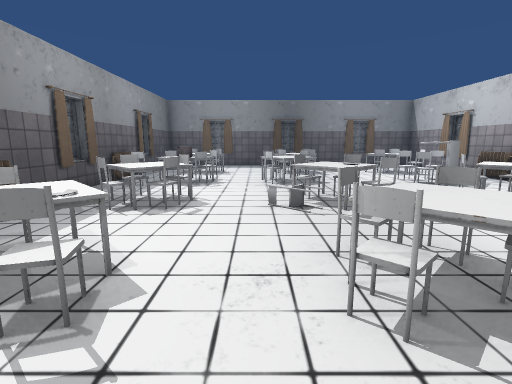
View 1 (above)

12 first-person views from a walk through a Unity game level. The camera is 1.3 m above the floor, tilts 10° down and sees 85° across. Doors are open. The floor is counted in squares, 1 m on a side. Each view is taken from the middle of a square. On the plan, view 1 faces up. The plan holds only what a view shows up to about 13 squares ahead; the rest is blank. The place goes on beyond the plan. Some surface patterns are stand-ins.

View 2
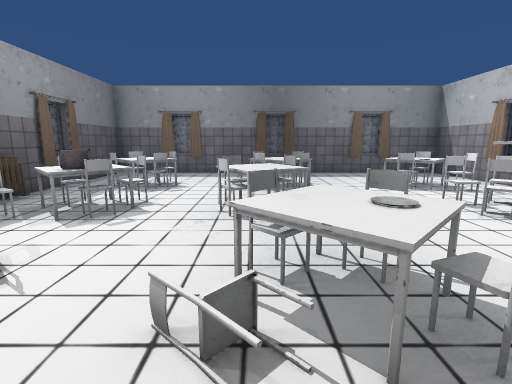

View 3
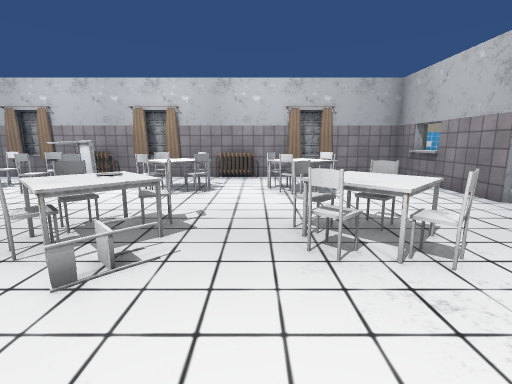

View 4
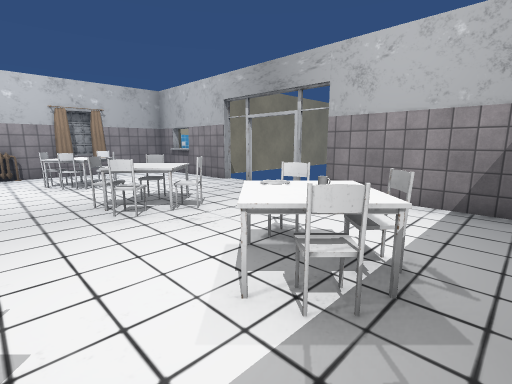

View 5
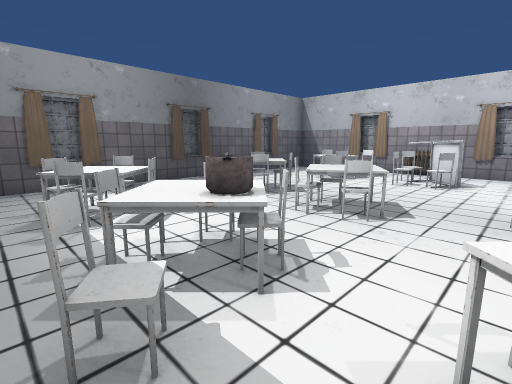

View 6
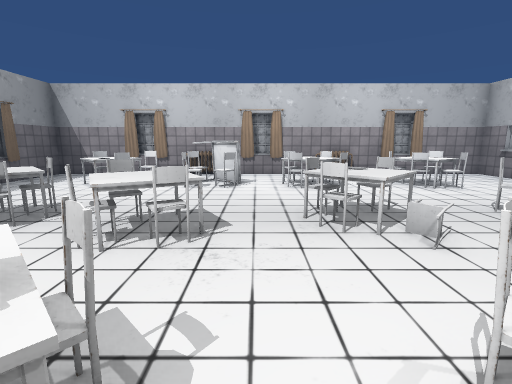

View 7
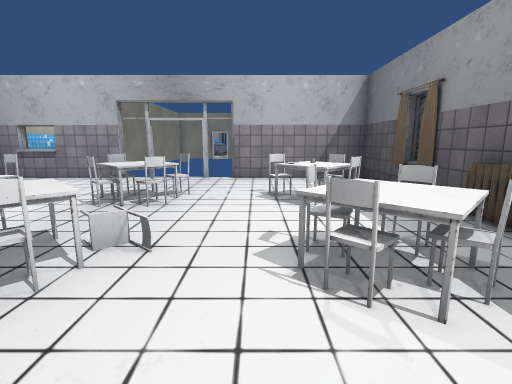

View 8
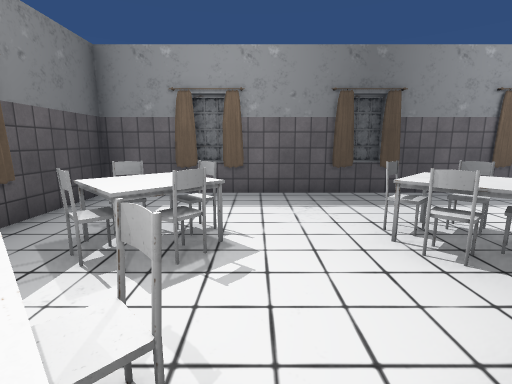

View 9
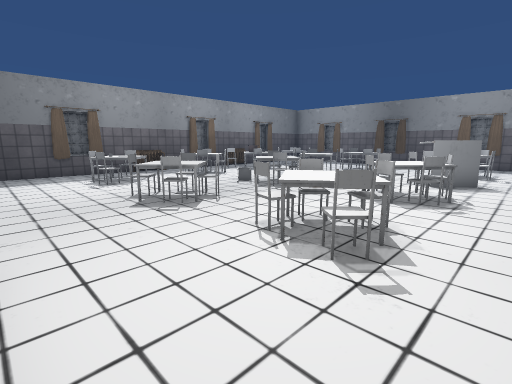

View 10
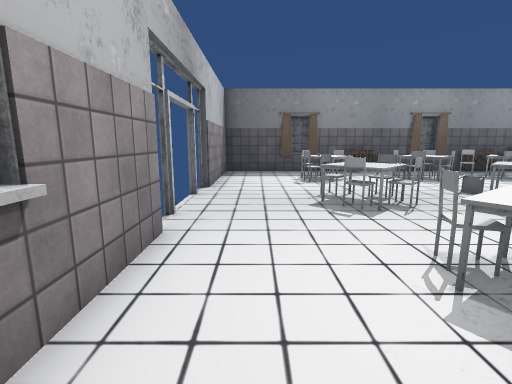

View 11
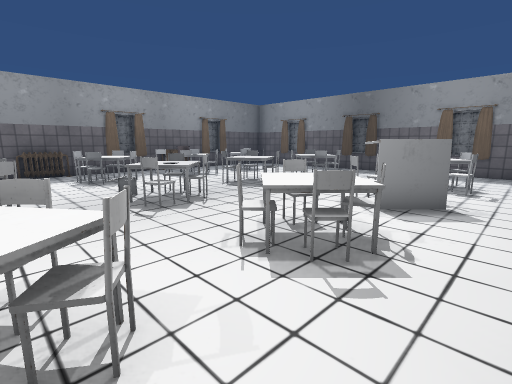

View 12
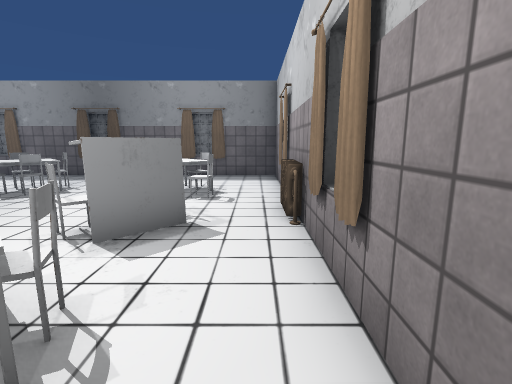

### Floor plan
Points are (right, up) in squares from view 1. A wall is a line through its corners. A room is listed if a view was taken in it or the views show most of it. See-through windows are left out.
Room 1 (views 1, 2, 3, 4, 5, 6, 7, 8, 9, 10, 11, 12)
walls: (8.6, 6.9) (8.8, 7.3); (8.6, 8) (8.4, 8.4); (8.6, 8.1) (8.7, 8.4) (8.6, 8.6); (8.8, 6.9) (8.5, 7.4); (-4.7, 8.7) (-4.9, 8.2); (-5, 7.5) (-4.8, 7.2) (-4.9, 6.9); (-4.9, 8.7) (-4.7, 8.2); (9.1, 7.4) (9.1, 8.2); (-5.2, 8.4) (-5.2, 7.5); (-4.7, 2.8) (-4.9, 2.4); (8.6, 2.3) (8.8, 2.8); (8.6, 11.7) (8.8, 12.2); (8.8, 11.6) (8.5, 12.2); (-4.7, 12.2) (-4.9, 11.8); (-5.2, 2.5) (-5.2, 1.4); (-4.7, 1.6) (-5, 1.2); (4, -1.4) (8.8, -1.4) (8.8, 16.3) (-4.9, 16.3) (-4.9, -1.4) (-0.2, -1.4); (-5, 12.2) (-4.7, 11.7); (-5, 1.7) (-4.7, 1.1); (9.1, 12.2) (9.1, 13.1); (8.6, 1.1) (8.8, 1.5); (8.6, 12.9) (8.8, 13.4); (8.7, 1.1) (8.5, 1.6); (9.1, 1.4) (9.1, 2.2); (8.9, 12.9) (8.6, 13.4); (2.7, 16.1) (2.2, 16.3); (1.6, 16.2) (1.1, 16.4); (1.4, 16.2) (1, 16.3); (1.5, 16.3) (1, 16); (2.7, 16.3) (2.3, 16); (-4.8, 13.5) (-5, 13.1); (-5.2, 13.1) (-5.2, 12.6); (2.4, 16.5) (1.2, 16.5); (-1.3, 16.1) (-1.6, 16.2) (-1.8, 16.1); (5.6, 16.1) (5.1, 16.3); (5.6, 16.3) (5, 16.1); (-2.6, 16.1) (-3.1, 16.3); (-1.8, 16.5) (-2.6, 16.5); (-2.5, 16.2) (-3, 16.3); (6.8, 16.1) (6.5, 16.2) (6.3, 16.1); (-2.6, 16.3) (-3, 16.1); (6.4, 16.5) (5.5, 16.5)
ways out: gap at (2, -1.6)
objects: heater (-5, 5); heater (-5, 10); chair (-4, 9); chair (-3, 2); chair (-3, 3); chair (-3, 6); chair (-3, 7); table (-3, 9); chair (-3, 10); chair (-3, 12); chair (-3, 13); other object (-2, 2); table (-2, 3); chair (-2, 6); chair (-2, 7); chair (-2, 9); chair (-2, 10); chair (-2, 12); chair (-2, 13); chair (-1, 2); chair (0, 9); chair (0, 10); chair (1, 2); chair (1, 3); table (1, 5) to (3, 6); chair (1, 7); table (1, 9) to (2, 10); chair (1, 12); chair (1, 13); table (2, 2); chair (2, 3); chair (2, 7); chair (2, 10); chair (2, 12); chair (2, 13); chair (3, 2); chair (3, 5); chair (5, 2); chair (5, 3); chair (5, 5); table (5, 5) to (6, 7); chair (5, 7); chair (5, 9); chair (5, 10); chair (5, 12); table (5, 12) to (6, 13); table (6, 3); chair (6, 4); table (6, 9) to (6, 10); chair (7, 6); chair (7, 7); chair (7, 10); chair (7, 12); chair (7, 13); heater (9, 5); heater (9, 10)

Where each view was taken, in squares from view 1:
view 1: 0 up, 0 right, facing up
view 2: 4 up, 1 right, facing up
view 3: 4 up, 2 left, facing right
view 4: 5 up, 4 left, facing down-right
view 5: 7 up, 4 left, facing up-right
view 6: 8 up, 3 left, facing right
view 7: 9 up, 1 left, facing down
view 8: 9 up, 1 left, facing up
view 9: 1 down, 8 right, facing up-left
view 10: 0 up, 8 right, facing left
view 11: 3 up, 8 right, facing up-left
view 12: 5 up, 8 right, facing up
